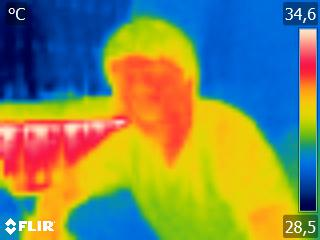
#> input picture Zhumazhenis.jpg, 320 x 240 px
$ python irimage.py
#> lines starting #> are read from the running program, lines starting #| are printed output that depends on the picture; after the words box and inside, x2 and y2 are one past the last pixel; in counts of white or black regions, pixels touching at a corner belong together
import cv2 as cv
import numpy as np
from matplotlib import pyplot as plt

img_kek = cv.imread('Zhumazhenis.jpg', 1) #uploading an image
#> img_kek is the input picture: shape (240, 320, 3); mean B, G, R 92.4, 136.5, 126.6
img_kek = img_kek[30:213, 30:278]
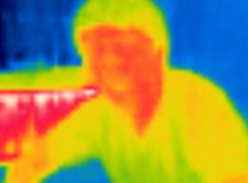
#> img_kek: shape (183, 248, 3); mean B, G, R 71.7, 147.2, 159.7
img_kek = cv.cvtColor(img_kek,cv.COLOR_BGR2RGB) #converting to RGB as MATLAB recognizes only RGB

img_kek_hsv=cv.cvtColor(img_kek, cv.COLOR_RGB2HSV) #converting to HSV
#> img_kek_hsv: shape (183, 248, 3); mean H, S, V 54.3, 235.9, 219.4

lower_red = np.array([0,0,244]) #setting boundaries of red colour
upper_red = np.array([255,255,255])
mask = cv.inRange(img_kek_hsv, lower_red, upper_red) #creating mask
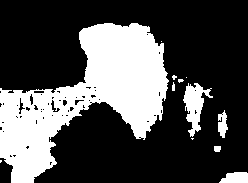
#> mask: shape (183, 248); 30.4% white; 12 white regions (6 under 20 px), largest, box (x1, y1, x2, y2) and area: (0, 23, 169, 183) 12537, (183, 83, 213, 137) 733, (219, 172, 248, 183) 259, (218, 110, 228, 138) 182, (214, 146, 221, 152) 39, (172, 82, 175, 91) 22

img_kek_result = cv.bitwise_and(img_kek, img_kek, mask=mask) #bitwise AND Operation
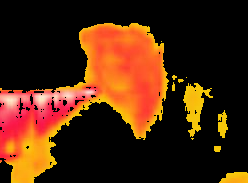
#> img_kek_result: shape (183, 248, 3); mean R, G, B 76.5, 38, 13.2

titles = ['Original image', 'BGR to HSV', 'Mask', 'Hottest Segments'] #plotting the results
images = [img_kek, img_kek_hsv, mask, img_kek_result]

for i in range(4):
    plt.subplot(2, 2, i + 1), plt.imshow(images[i], 'gray')
    plt.title(titles[i])
    plt.xticks([]), plt.yticks([])
plt.show()
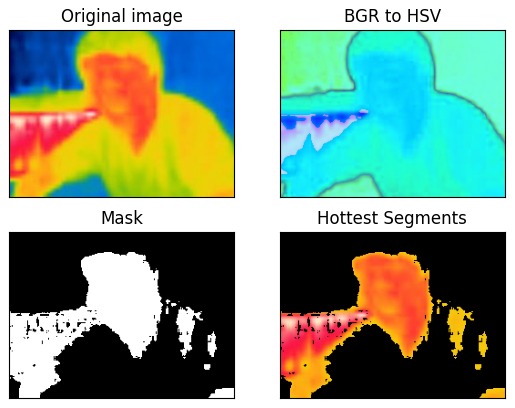
#> figure drawn by matplotlib, 4 panels

$ run again, with Adilet.jpg copied over Zhumazhenis.jpg
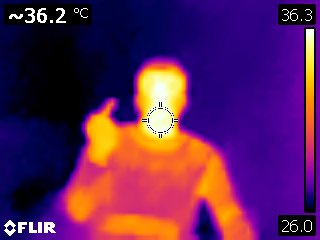
#> input picture Adilet.jpg, 320 x 240 px
#> img_kek is the input picture: shape (240, 320, 3); mean B, G, R 87.2, 35.1, 92.6
#> img_kek_hsv: shape (183, 248, 3); mean H, S, V 100.8, 222.7, 142.8
#> `mask = cv.inRange(img_kek_hsv, lower_red, upper_red)`:
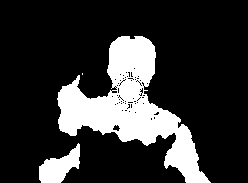
#> mask: shape (183, 248); 19.9% white; 3 white regions (1 under 20 px), largest, box (x1, y1, x2, y2) and area: (57, 36, 211, 183) 8171, (39, 143, 80, 183) 876
#> `plt.show()`:
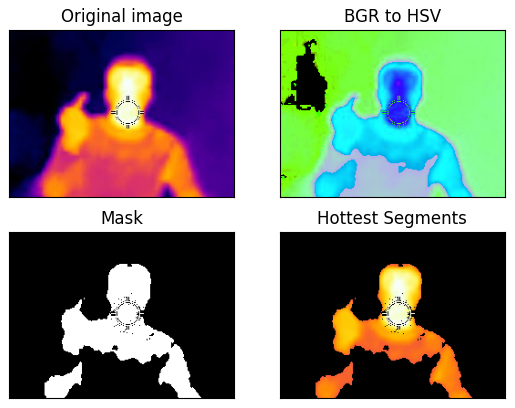
#> figure drawn by matplotlib, 4 panels
